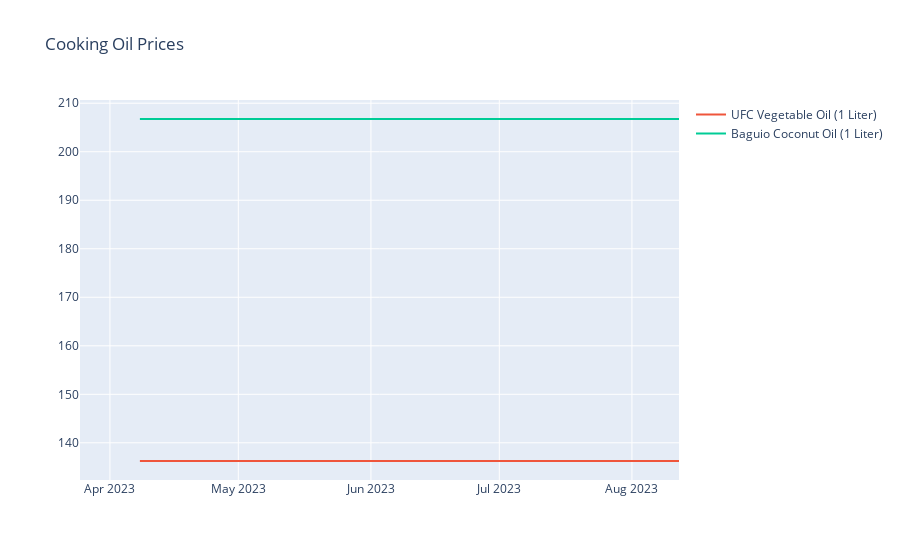

Source (notebook cell):
### Markdown cell above
<hr>
<h4 align="center">Oil and Sauce</h4>

### Code cell
oilandsauce_df = pd.read_csv("./data/Oil and Sauce.csv")
oilandsauce_fig = px.line(title="Cooking Oil Prices", markers=True)
oilandsauce_fig.add_scatter(x=oilandsauce_df['Date'], y=oilandsauce_df["UFC Vegetable Oil (1 Liter)"], mode='lines', name="UFC Vegetable Oil (1 Liter)")
oilandsauce_fig.add_scatter(x=oilandsauce_df['Date'], y=oilandsauce_df["Baguio Coconut Oil  (1 Liter)"], mode='lines', name="Baguio Coconut Oil (1 Liter)")

### Figure 1 — Plotly figure (JSON) as saved in the notebook; plotly's stock layout.template omitted (floating-point values rounded to 4 significant figures)
{"data": [{"hovertemplate": "<extra></extra>", "legendgroup": "", "line": {"color": "#636efa", "dash": "solid"}, "marker": {"symbol": "circle"}, "mode": "lines+markers", "name": "", "orientation": "v", "showlegend": false, "type": "scatter", "xaxis": "x", "yaxis": "y"}, {"mode": "lines", "name": "UFC Vegetable Oil (1 Liter)", "type": "scatter", "x": ["2023-03-25", "2023-04-01", "2023-04-08", "2023-04-15", "2023-04-29", "2023-05-07", "2023-05-14", "2023-05-20", "2023-05-27", "2023-06-10", "2023-06-17", "2023-07-01", "2023-07-08", "2023-07-15", "2023-07-29", "2023-08-05", "2023-08-12"], "y": [null, null, 136.2, 136.2, 136.2, 136.2, 136.2, 136.2, 136.2, 136.2, 136.2, 136.2, 136.2, 136.2, 136.2, 136.2, 136.2]}, {"mode": "lines", "name": "Baguio Coconut Oil (1 Liter)", "type": "scatter", "x": ["2023-03-25", "2023-04-01", "2023-04-08", "2023-04-15", "2023-04-29", "2023-05-07", "2023-05-14", "2023-05-20", "2023-05-27", "2023-06-10", "2023-06-17", "2023-07-01", "2023-07-08", "2023-07-15", "2023-07-29", "2023-08-05", "2023-08-12"], "y": [null, null, 206.8, 206.8, 206.8, 206.8, 206.8, 206.8, 206.8, 206.8, 206.8, 206.8, 206.8, 206.8, 206.8, 206.8, 206.8]}], "layout": {"autosize": true, "legend": {"tracegroupgap": 0}, "title": {"text": "Cooking Oil Prices"}, "xaxis": {"anchor": "y", "autorange": true, "domain": [0, 1], "range": ["2023-03-25", "2023-08-12"], "type": "date"}, "yaxis": {"anchor": "x", "autorange": true, "domain": [0, 1], "range": [132.3, 210.7], "type": "linear"}}}
